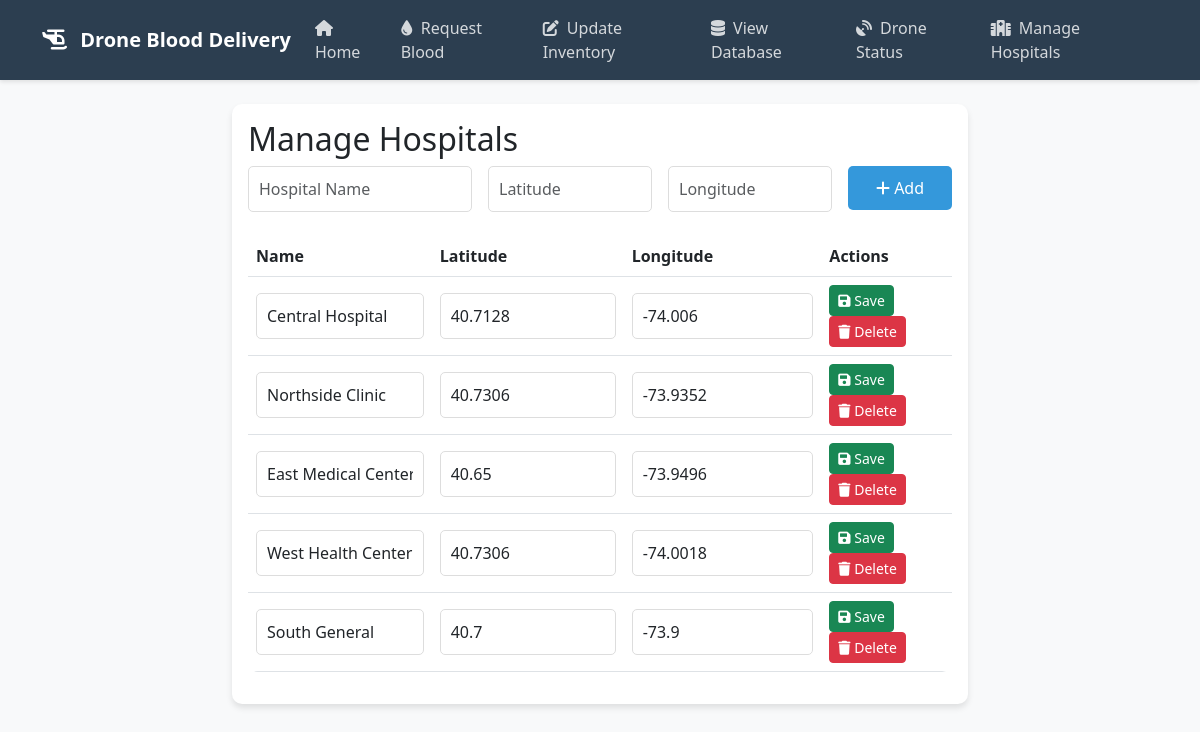
/manage-hospitals, run on the app's committed database.
### app.py (models this page shows)
class Hospital(db.Model):
    id = db.Column(db.Integer, primary_key=True)
    name = db.Column(db.String(100), nullable=False)
    latitude = db.Column(db.Float, nullable=False)
    longitude = db.Column(db.Float, nullable=False)
    blood_inventory = db.relationship('BloodInventory', backref='hospital', lazy=True)

### app.py (the view)
@app.route('/manage-hospitals', methods=['GET'])
def manage_hospitals():
    hospitals = Hospital.query.all()
    return render_template('manage_hospitals.html', hospitals=hospitals)

### templates/manage_hospitals.html
{% extends "base.html" %}
{% block content %}
<div class="row">
    <div class="col-md-8 mx-auto">
        <div class="card mb-4">
            <div class="card-body">
                <h2 class="card-title">Manage Hospitals</h2>
                <form method="POST" action="{{ url_for('add_hospital') }}" class="row g-3 mb-4">
                    <div class="col-md-4">
                        <input type="text" class="form-control" name="name" placeholder="Hospital Name" required>
                    </div>
                    <div class="col-md-3">
                        <input type="number" step="any" class="form-control" name="latitude" placeholder="Latitude" required>
                    </div>
                    <div class="col-md-3">
                        <input type="number" step="any" class="form-control" name="longitude" placeholder="Longitude" required>
                    </div>
                    <div class="col-md-2">
                        <button type="submit" class="btn btn-primary w-100">
                            <i class="fas fa-plus"></i> Add
                        </button>
                    </div>
                </form>
                <div class="table-responsive">
                    <table class="table table-hover align-middle">
                        <thead>
                            <tr>
                                <th>Name</th>
                                <th>Latitude</th>
                                <th>Longitude</th>
                                <th>Actions</th>
                            </tr>
                        </thead>
                        <tbody>
                            {% for hospital in hospitals %}
                            <tr>
                                <form method="POST" action="{{ url_for('edit_hospital', hospital_id=hospital.id) }}">
                                    <td><input type="text" class="form-control" name="name" value="{{ hospital.name }}" required></td>
                                    <td><input type="number" step="any" class="form-control" name="latitude" value="{{ hospital.latitude }}" required></td>
                                    <td><input type="number" step="any" class="form-control" name="longitude" value="{{ hospital.longitude }}" required></td>
                                    <td>
                                        <button type="submit" class="btn btn-success btn-sm me-2"><i class="fas fa-save"></i> Save</button>
                                        <a href="{{ url_for('delete_hospital', hospital_id=hospital.id) }}" class="btn btn-danger btn-sm" onclick="return confirm('Are you sure you want to delete this hospital?');"><i class="fas fa-trash"></i> Delete</a>
                                    </td>
                                </form>
                            </tr>
                            {% endfor %}
                        </tbody>
                    </table>
                </div>
            </div>
        </div>
    </div>
</div>
{% endblock %}

### templates/base.html (style rules this page uses)
:root { --primary-color: #2c3e50; --secondary-color: #e74c3c; --accent-color: #3498db; }
body { font-family: 'Segoe UI', Tahoma, Geneva, Verdana, sans-serif; background-color: #f8f9fa; }
.card { border: none; border-radius: 10px; box-shadow: 0 4px 6px rgba(0,0,0,0.1); transition: transform 0.3s ease; }
.btn-primary { background-color: var(--accent-color); border: none; padding: 10px 20px; border-radius: 5px; }
.table { background-color: white; border-radius: 10px; overflow: hidden; }
.form-control { border-radius: 5px; border: 1px solid #ddd; padding: 10px; }

### data on the page
Hospital: name "Central Hospital", latitude "40.7128", longitude "-74.006"
Hospital: name "Northside Clinic", latitude "40.7306", longitude "-73.9352"
Hospital: name "East Medical Center", latitude "40.65", longitude "-73.9496"
Hospital: name "West Health Center", latitude "40.7306", longitude "-74.0018"
Hospital: name "South General", latitude "40.7", longitude "-73.9"
